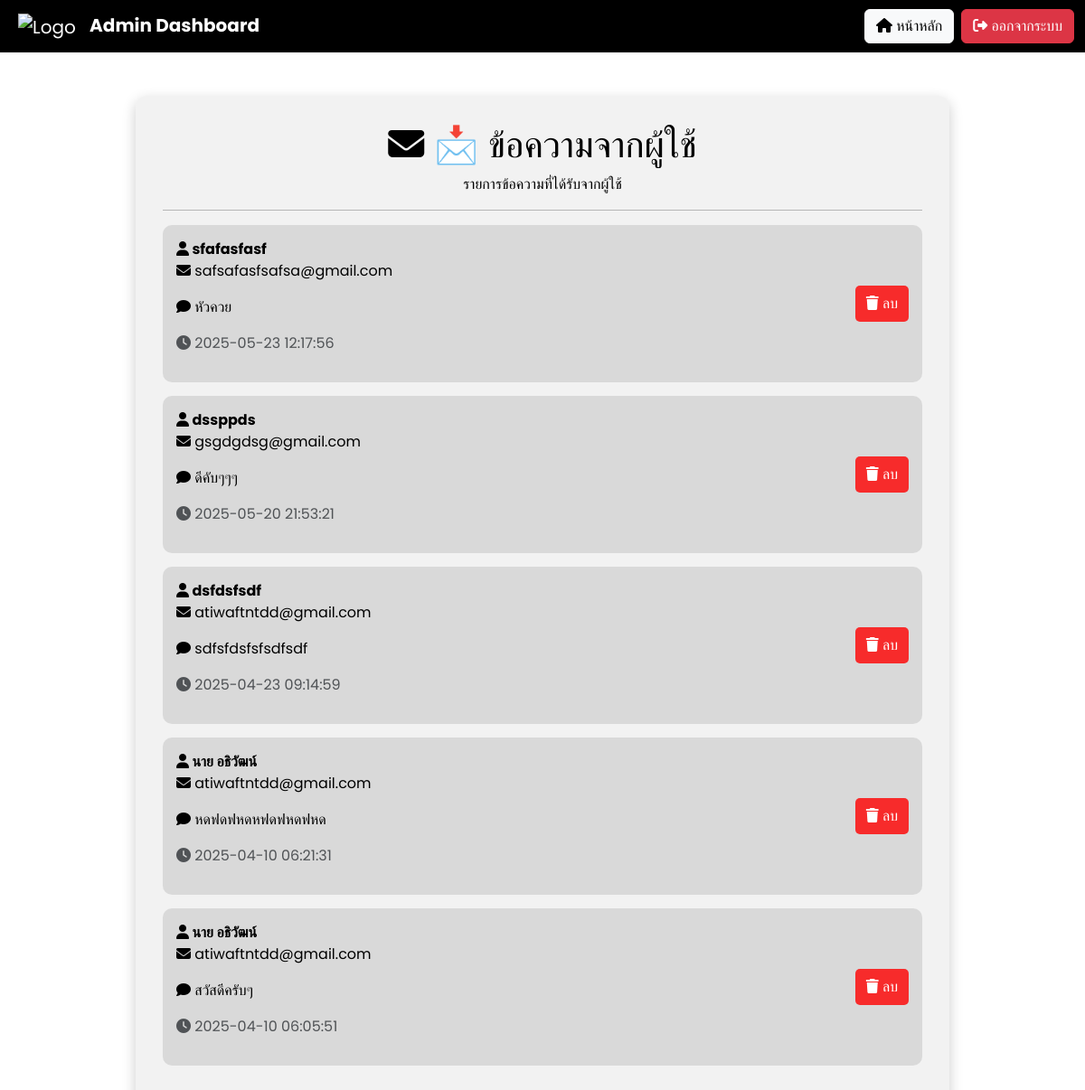
The page /admin_messages on the database its author committed.
### models.py (models this page shows)
class ContactMessage(db.Model):
    id = db.Column(db.Integer, primary_key=True)
    username = db.Column(db.String(100))  # <-- เพิ่ม field นี้ถ้ายังไม่มี
    name = db.Column(db.String(100), nullable=False)
    email = db.Column(db.String(100), nullable=False)
    message = db.Column(db.Text, nullable=False)
    created_at = db.Column(db.DateTime, default=db.func.current_timestamp())
    is_read = db.Column(db.Boolean, default=False)
    upload_date = db.Column(db.DateTime, default=db.func.current_timestamp())

### app.py (the view)
@app.route('/admin_messages')
def admin_messages():
    messages = ContactMessage.query.order_by(ContactMessage.created_at.desc()).all()
    return render_template('admin_messages.html', messages=messages)

### templates/admin_messages.html (shortened to what this page needs)
<!DOCTYPE html>
<html lang="th">
<head>
    <link href="https://cdn.jsdelivr.net/npm/bootstrap@5.3.3/dist/css/bootstrap.min.css" rel="stylesheet">
    <link rel="stylesheet" href="https://cdnjs.cloudflare.com/ajax/libs/font-awesome/6.4.2/css/all.min.css">
</head>
<body>
    <nav class="navbar navbar-expand-lg navbar-dark">
        <div class="container-fluid">
            <a class="navbar-brand ms-2" href="{{ url_for('admin_dashboard') }}">
                <img src="https://upload.wikimedia.org/wikipedia/th/thumb/4/4e/Kalasin_University_Seal.svg/1200px-Kalasin_University_Seal.svg.png"
                    alt="Logo" style="height: 50px; margin-right: 10px;">
                <strong>Admin Dashboard</strong>
            </a>
            <div class="ms-auto d-flex">
                <a href="{{ url_for('admin_dashboard') }}" class="btn btn-light me-2"><i class="fas fa-home"></i> หน้าหลัก</a>
                <a href="{{ url_for('logout') }}" class="btn btn-danger"><i class="fas fa-sign-out-alt"></i> ออกจากระบบ</a>
            </div>
        </div>
    </nav>
    <div class="container mt-5">
        <h1 class="text-center"><i class="fas fa-envelope"></i> 📩 ข้อความจากผู้ใช้</h1>
        <p class="text-center">รายการข้อความที่ได้รับจากผู้ใช้</p>
        <hr>
        {% if messages %}
            {% for message in messages %}
                <div class="message-box">
                    <div>
                        <strong><i class="fas fa-user"></i> {{ message.name }}
                            </strong>
                        <p><i class="fas fa-envelope"></i> {{ message.email }}</p>
                        <p><i class="fas fa-comment"></i> {{ message.message }}</p>
                        <p class="text-muted"><i class="fas fa-clock"></i> {{ message.created_at.strftime('%Y-%m-%d %H:%M:%S') }}</p>
                    </div>
                    <form action="{{ url_for('delete_message', message_id=message.id) }}" method="POST" class="d-inline">
                        <button type="submit" class="delete-btn" onclick="return confirm('คุณต้องการลบข้อความนี้หรือไม่?');">
                            <i class="fas fa-trash"></i> ลบ
                        </button>
                    </form>
                </div>
            {% endfor %}
        {% else %}
            <p class="text-center">ไม่มีข้อความใหม่</p>
        {% endif %}
    </div>
</body>
</html>

### templates/admin_messages.html (style rules this page uses)
body { font-family: 'Poppins', sans-serif; background: white; color: black; transition: all 0.3s ease-in-out; }
.navbar { background: black; backdrop-filter: blur(10px); }
.container { max-width: 900px; margin: auto; margin-top: 50px; background: rgba(0, 0, 0, 0.05); border-radius: 12px; padding: 30px; box-shadow: 0 5px 15px rgba(0, 0, 0, 0.2); }
.message-box { background: rgba(0, 0, 0, 0.1); padding: 15px; border-radius: 10px; margin-bottom: 15px; transition: all 0.3s ease; display: flex; justify-content: space-between; align-items: center; }
.delete-btn { background: rgba(255, 0, 0, 0.8); border: none; padding: 8px 12px; border-radius: 5px; cursor: pointer; color: white; transition: 0.3s ease-in-out; }

### rows shown on the page
ContactMessage: name "sfafasfasf", email "safsafasfsafsa@gmail.com", message "หัวควย", created_at "2025-05-23 12:17:56"
ContactMessage: name "dssppds", email "gsgdgdsg@gmail.com", message "ดีคับๆๆๆ", created_at "2025-05-20 21:53:21"
ContactMessage: name "dsfdsfsdf", email "atiwaftntdd@gmail.com", message "sdfsfdsfsfsdfsdf", created_at "2025-04-23 09:14:59"
ContactMessage: name "นาย อธิวัฒน์", email "atiwaftntdd@gmail.com", message "หดฟดฟหดหฟดฟหดฟหด", created_at "2025-04-10 06:21:31"
ContactMessage: name "นาย อธิวัฒน์", email "atiwaftntdd@gmail.com", message "สวัสดีครับๆ", created_at "2025-04-10 06:05:51"
